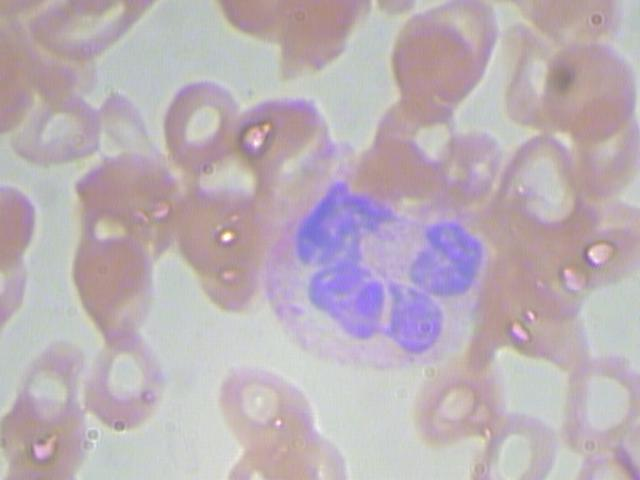
#> input picture data/raw/JPEGImages/BloodImage_00000.jpg, 640 x 480 px; its folder holds only this picture in this run
$ python L3_pomiary_better.py
#> lines starting #> are read from the running program, lines starting #| are printed output that depends on the picture; after the words box and inside, x2 and y2 are one past the last pixel; in counts of white or black regions, pixels touching at a corner belong together
#> further down, img_bgr is the input picture: shape (480, 640, 3); mean B, G, R 182.3, 175.5, 187.3
import cv2
import matplotlib.pyplot as plt
import matplotlib.patches as mpatches
import numpy as np
import pandas as pd
from skimage.measure import label, regionprops
import os

# ─────────────────────────────────────────────────────────────────────────────
# 1. ŚCIEŻKI
# ─────────────────────────────────────────────────────────────────────────────
script_dir = os.path.dirname(os.path.abspath(__file__))
images_dir = os.path.normpath(os.path.join(script_dir, "..", "data", "raw", "JPEGImages"))
labels_csv_path = os.path.normpath(os.path.join(script_dir, "..", "data", "raw", "labels.csv"))

# ─────────────────────────────────────────────────────────────────────────────
# 2. PROGI HSV
#
# Maska fioletowa (jądra komórkowe – standardowa)
lower_purple = np.array([110, 50, 40])
upper_purple = np.array([165, 255, 255])

# Maska ciemnoniebieska/granatowa – specjalnie dla limfocytów
# Jądra limfocytów są bardzo ciemne (niskie V) i bardziej niebieskie niż
# fioletowe. Zakres V=[20,130] wyklucza jasne struktury tła.
lower_lymph = np.array([100, 30, 20])
upper_lymph = np.array([145, 255, 130])

# Maska czerwona (ziarnistości eozynofilów – dwa zakresy, bo czerwień
# w HSV "zawija się" przez 0°)
lower_red1 = np.array([0,  60, 50])
upper_red1 = np.array([15, 255, 255])
lower_red2 = np.array([165, 60, 50])
upper_red2 = np.array([180, 255, 255])
# ─────────────────────────────────────────────────────────────────────────────


def segment_nucleus(img_bgr):
    """
    2etapowa segmentacja jądra komórkowego.

    e1 – maska fioletowa (Hue 110-165): działa dla neutrofili,
              eozynofilów i monocytów.
    etap2 – jeśli maska fioletowa daje mało pikseli (< 300), dokładam
              maskę granatową (Hue 100-145, niskie V) przeznaczoną dla
              limfocytów z bardzo ciemnym, zwartym jądrem.
    do tego jeśli suma nadal < 100 px, używam Otsu na kanale szarości.

    zwracane: (mask_final, mask_red, used_lymph_mask)
      - mask_final  – maska binarna jądra
      - mask_red    – maska ziarnistości czerwonych (dla eozynofilów)
      - used_lymph  – True jeśli skorzystano z maski limfocytowej
    """
    img_hsv  = cv2.cvtColor(img_bgr, cv2.COLOR_BGR2HSV)
#> img_hsv: shape (480, 640, 3); mean H, S, V 93.8, 27.4, 192.8
    img_gray = cv2.cvtColor(img_bgr, cv2.COLOR_BGR2GRAY)
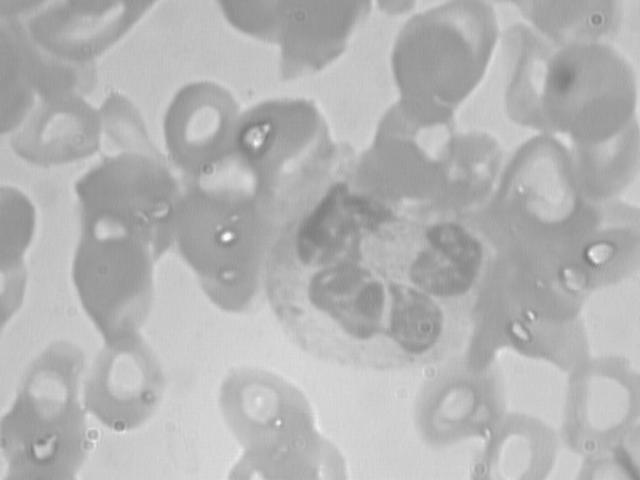
#> img_gray: shape (480, 640); min 121, max 252, mean 179.8

    kernel5 = cv2.getStructuringElement(cv2.MORPH_ELLIPSE, (5, 5))
    kernel7 = cv2.getStructuringElement(cv2.MORPH_ELLIPSE, (7, 7))

    # ── Maska fioletowa ──
    mask_purple = cv2.inRange(img_hsv, lower_purple, upper_purple)
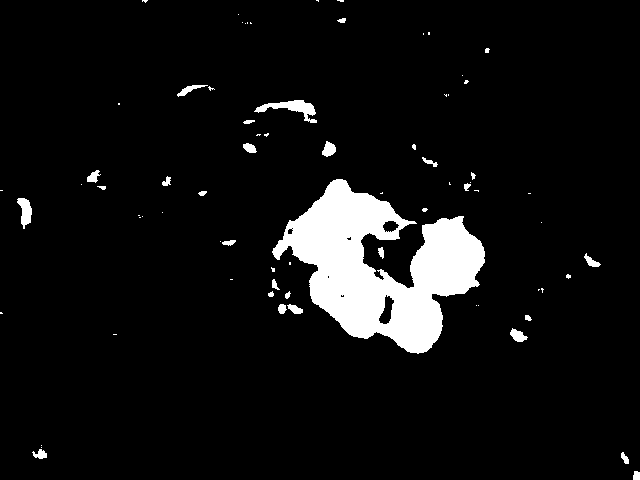
#> mask_purple: shape (480, 640); 6.8% white; 74 white regions (45 under 20 px), largest, box (x1, y1, x2, y2) and area: (272, 179, 485, 354) 18217, (254, 100, 317, 123) 534, (17, 198, 32, 229) 276
    mask_purple = cv2.morphologyEx(mask_purple, cv2.MORPH_OPEN,  kernel5)
#> mask_purple: shape (480, 640); 6.5% white; 25 white regions (4 under 20 px), largest, box (x1, y1, x2, y2) and area: (273, 179, 485, 354) 18121, (256, 100, 315, 116) 464, (18, 198, 32, 226) 264
    mask_purple = cv2.morphologyEx(mask_purple, cv2.MORPH_CLOSE, kernel7)
#> mask_purple: shape (480, 640); 6.6% white; 24 white regions (4 under 20 px), largest, box (x1, y1, x2, y2) and area: (273, 179, 485, 354) 18272, (256, 100, 315, 116) 469, (18, 198, 32, 226) 264

    # ── Maska czerwona (eozynofile) ──
    mask_r1  = cv2.inRange(img_hsv, lower_red1, upper_red1)
#> mask_r1: shape (480, 640); 0.14% white; 19 white regions (14 under 20 px), largest, box (x1, y1, x2, y2) and area: (314, 7, 334, 16) 105, (251, 122, 273, 131) 100, (568, 266, 577, 272) 41, (224, 229, 237, 237) 39, (582, 118, 590, 124) 24
    mask_r2  = cv2.inRange(img_hsv, lower_red2, upper_red2)
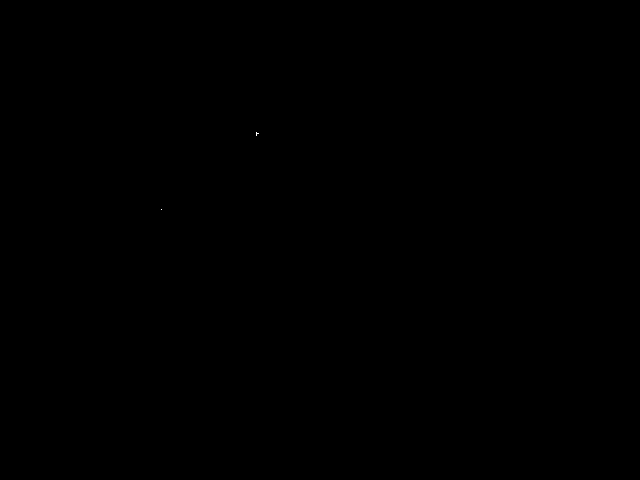
#> mask_r2: shape (480, 640); 0% white in thin lines or dots, all inside (x1, y1, x2, y2) = (161, 132, 259, 210)
    mask_red = cv2.bitwise_or(mask_r1, mask_r2)
    mask_red = cv2.morphologyEx(mask_red, cv2.MORPH_OPEN, kernel5)
#> mask_red: shape (480, 640); 0.06% white; 4 white regions (1 under 20 px)

    used_lymph = False

    if cv2.countNonZero(mask_purple) < 300:
        # ── Maska limfocytowa ──
        mask_lymph = cv2.inRange(img_hsv, lower_lymph, upper_lymph)
        mask_lymph = cv2.morphologyEx(mask_lymph, cv2.MORPH_OPEN,  kernel5)
        mask_lymph = cv2.morphologyEx(mask_lymph, cv2.MORPH_CLOSE, kernel7)

        mask_combined = cv2.bitwise_or(mask_purple, mask_lymph)

        if cv2.countNonZero(mask_combined) >= 100:
            used_lymph = True
            return mask_combined, mask_red, used_lymph

        # ── Fallback: Otsu ──
        _, mask_otsu = cv2.threshold(
            img_gray, 0, 255, cv2.THRESH_BINARY_INV + cv2.THRESH_OTSU)
        return mask_otsu, mask_red, used_lymph

    return mask_purple, mask_red, used_lymph


# ─────────────────────────────────────────────────────────────────────────────
# 3. PĘTLA GŁÓWNA – segmentacja i klasyfikacja regułowa
# ─────────────────────────────────────────────────────────────────────────────
neutrophil_list  = []
eosinophil_list  = []
monocyte_list    = []
lymphocyte_list  = []

classical_predictions = {}
#oguem file_name → dane geometryczne + typ
vis_data = {}

all_files = sorted([f for f in os.listdir(images_dir)
                    if f.lower().endswith(('.jpg', '.jpeg'))])

print("Przetwarzanie obrazów dla 4 oficjalnych klas (bez bazofili)...")

for file_name in all_files:
    img_path = os.path.join(images_dir, file_name)
    img_bgr  = cv2.imread(img_path)
    if img_bgr is None:
        continue

    mask_nucleus, mask_red, used_lymph = segment_nucleus(img_bgr)
#> used_lymph = False

    props_purple = [p for p in regionprops(label(mask_nucleus)) if p.area > 200]
#> props_purple = 3 regions; box (x1, y1, x2, y2) and area: (273, 179, 485, 354) 18272, (256, 100, 315, 116) 469, (18, 198, 32, 226) 264
    props_red    = [p for p in regionprops(label(mask_red))     if p.area > 200]
#> props_red = []

    detected_type = "UNKNOWN"

    if len(props_purple) > 0:
        main_obj   = sorted(props_purple, key=lambda x: x.area, reverse=True)[0]
        area       = main_obj.area
#> area = 18272
        perimeter  = main_obj.perimeter
#> perimeter = 1056.4
        circularity = (4 * np.pi * area) / (perimeter ** 2) if perimeter > 0 else 0
#> circularity = 0.206
        minr, minc, maxr, maxc = main_obj.bbox
#> minr = 179; minc = 273; maxr = 354; maxc = 485
        centroid_r, centroid_c = main_obj.centroid
#> centroid_r = 266.5; centroid_c = 380

        # Liczba płatów jądra (transformata dystansowa --> connected components)
        crop = mask_nucleus[minr:maxr, minc:maxc]
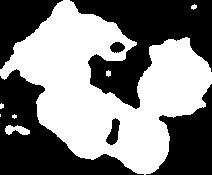
#> crop: shape (175, 212); 49.9% white; 7 white regions (3 under 20 px), largest, box (x1, y1, x2, y2) and area: (0, 0, 212, 175) 18272, (5, 125, 30, 135) 165, (106, 70, 111, 77) 27, (191, 4, 197, 10) 24
        dist = cv2.distanceTransform(np.uint8(crop > 0), cv2.DIST_L2, 5)
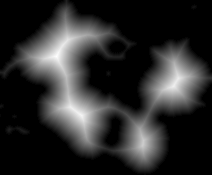
#> dist: shape (175, 212) float32; min 0, max 32.76, mean 5.7; drawn with min black and max white
        thresh_val = 0.45 * dist.max() if dist.max() > 0 else 0
#> thresh_val = 14.74
        _, peaks    = cv2.threshold(dist, thresh_val, 255, 0)
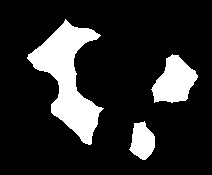
#> peaks: shape (175, 212) float32; 16.4% white; 3 white regions, box (x1, y1, x2, y2) and area: (27, 19, 104, 145) 3980, (151, 54, 198, 103) 1429, (129, 121, 155, 160) 693
        num_labels, _ = cv2.connectedComponents(np.uint8(peaks))
#> num_labels = 4
        lobes = max(1, num_labels - 1)
#> lobes = 3

        # ── REGUŁY DECYZYJNE ──────────────────────────────────────────────
        # Kolejnsic jest znaczaca:
        # 1) Eozynofil: jądro fioletowe + obecność czerwonych ziarnistości
        # 2) Neutrofil: jądro wielopłatowe (lobes>1) lub nieokrągłe (<0.55)
        # 3) Limfocyt:  mała, bardzo okrągła komórka (poluzowane progi
        #               vs oryginał, żeby wyłapać więcej prawdziwych limf.)
        # 4) Monocyt:   wszystko inne (duże, nerkowate jądro jednopłatowe)
        # ─────────────────────────────────────────────────────────────────
        if len(props_red) > 0:
            detected_type = "EOSINOPHIL"
            eosinophil_list.append({
                "Plik": file_name, "Pole [px]": area,
                "Obwód [px]": round(perimeter, 1),
                "Okrągłość": round(circularity, 3),
                "BBox": f"[{minc},{minr},{maxc},{maxr}]",
                "Centroid": f"({centroid_c:.0f},{centroid_r:.0f})"})

        elif lobes > 1 or circularity < 0.55:
            detected_type = "NEUTROPHIL"
            neutrophil_list.append({
                "Plik": file_name, "Pole [px]": area,
                "Obwód [px]": round(perimeter, 1),
                "Okrągłość": round(circularity, 3),
                "Liczba płatów": lobes,
                "BBox": f"[{minc},{minr},{maxc},{maxr}]",
                "Centroid": f"({centroid_c:.0f},{centroid_r:.0f})"})

        elif circularity >= 0.68 and area < 9000:
            # Poluzowane progi: było >=0.75 i <7500
            # Uzasadnienie: limfocyty mają okrągłe jądra (0.68–1.0)  i małą powierzchnię;
            # zaostrzony próg 0.75 wyklucza limfocyty z lekko nieregularną membraną
            detected_type = "LYMPHOCYTE"
            lymphocyte_list.append({
                "Plik": file_name, "Pole [px]": area,
                "Obwód [px]": round(perimeter, 1),
                "Okrągłość": round(circularity, 3),
                "BBox": f"[{minc},{minr},{maxc},{maxr}]",
                "Centroid": f"({centroid_c:.0f},{centroid_r:.0f})"})

        else:
            detected_type = "MONOCYTE"
            monocyte_list.append({
                "Plik": file_name, "Pole [px]": area,
                "Obwód [px]": round(perimeter, 1),
                "Okrągłość": round(circularity, 3),
                "BBox": f"[{minc},{minr},{maxc},{maxr}]",
                "Centroid": f"({centroid_c:.0f},{centroid_r:.0f})"})

        # Zachowuje dane do wizualizacji
        vis_data[file_name] = {
            "type": detected_type,
            "bbox": (minr, minc, maxr, maxc),
            "centroid": (centroid_r, centroid_c),
            "circularity": round(circularity, 3),
            "area": area,
            "lobes": lobes
        }

    classical_predictions[file_name] = detected_type

# ─────────────────────────────────────────────────────────────────────────────
# 4. TABELA WYNIKÓW
# ─────────────────────────────────────────────────────────────────────────────
df_neutrophils  = pd.DataFrame(neutrophil_list)
#> df_neutrophils = table of 1 rows and 7 columns
df_eosinophils  = pd.DataFrame(eosinophil_list)
df_monocytes    = pd.DataFrame(monocyte_list)
df_lymphocytes  = pd.DataFrame(lymphocyte_list)

print(f"\n--- RESTRUKTURYZACJA DANYCH ZAKOŃCZONA (OSTATECZNE 4 KLASY) ---")
print(f"Neutrofile: {len(df_neutrophils)} | Eozynofile: {len(df_eosinophils)} "
      f"| Monocyty: {len(df_monocytes)} | Limfocyty: {len(df_lymphocytes)}")
#| Neutrofile: 1 | Eozynofile: 0 | Monocyty: 0 | Limfocyty: 0

# Połącz wszystkie klasy w jedną zbiorczą tabelę (min. 10 wierszy)
all_records = []
for rec in neutrophil_list:
    all_records.append({**rec, "Klasa": "NEUTROPHIL"})
#> this loop made 1 pass
#> after the loop, all_records = 1 item
for rec in eosinophil_list:
    all_records.append({**rec, "Klasa": "EOSINOPHIL"})
for rec in monocyte_list:
    all_records.append({**rec, "Klasa": "MONOCYTE"})
for rec in lymphocyte_list:
    all_records.append({**rec, "Klasa": "LYMPHOCYTE"})

df_all = pd.DataFrame(all_records)
#> df_all = table of 1 rows and 8 columns

# Wybieram po max 3 z kazdej klasy
df_sample = (df_all.groupby("Klasa", group_keys=False)
             .apply(lambda g: g.head(3))
             .reset_index(drop=True))
#> df_sample = table of 1 rows and 8 columns

print("\n========= TABELA PARAMETRÓW GEOMETRYCZNYCH (próbka po 3 z klasy) =========")
print(df_sample[["Klasa", "Plik", "Pole [px]", "Obwód [px]", "Okrągłość",
                  "BBox", "Centroid"]].to_string(index=False))
#|      Klasa                 Plik  Pole [px]  Obwód [px]  Okrągłość              BBox  Centroid
#| NEUTROPHIL BloodImage_00000.jpg    18272.0      1056.4      0.206 [273,179,485,354] (380,266)

# ─────────────────────────────────────────────────────────────────────────────
# 5. WIZUALIZACJA POMIARÓW NA OBRAZACH
#    Rysuje bounding box, centroid i etykietę na 8 przykładowych obrazach
# ─────────────────────────────────────────────────────────────────────────────
COLOR_MAP = {
    "NEUTROPHIL":  (0,   200, 255),   # cyjan
    "EOSINOPHIL":  (0,   255, 0),     # zielony
    "MONOCYTE":    (255, 140, 0),     # pomarańczowy
    "LYMPHOCYTE":  (255, 0,   180),   # różowy
    "UNKNOWN":     (128, 128, 128),   # szary
}

# po 2 przykłady z każdej klasy - jesli sa dostepne
examples = {}
for fname, vd in vis_data.items():
    t = vd["type"]
    if t not in examples:
        examples[t] = []
    if len(examples[t]) < 2:
        examples[t].append(fname)
#> this loop made 1 pass
#> (fname, t) on pass 1: ('BloodImage_00000.jpg', 'NEUTROPHIL')
#> after the loop, examples = {'NEUTROPHIL': ['BloodImage_00000.jpg']}

example_list = []
for t in ["NEUTROPHIL", "EOSINOPHIL", "MONOCYTE", "LYMPHOCYTE"]:
    example_list.extend(examples.get(t, []))
#> after the loop, example_list = ['BloodImage_00000.jpg']

n_vis = min(8, len(example_list))
#> n_vis = 1
cols  = 4
rows  = (n_vis + cols - 1) // cols
#> rows = 1

fig, axes = plt.subplots(rows, cols, figsize=(cols * 4, rows * 3.5))
axes = np.array(axes).flatten()

for i in range(len(axes)):
    axes[i].axis("off")
#> this loop made 4 passes

for i, fname in enumerate(example_list[:n_vis]):
    img_bgr = cv2.imread(os.path.join(images_dir, fname))
    img_rgb = cv2.cvtColor(img_bgr, cv2.COLOR_BGR2RGB)

    vd    = vis_data[fname]
#> vd = {'type': 'NEUTROPHIL', 'bbox': (179, 273, 354, 485), 'centroid': (266.5, 380), 'circularity': 0.206, 'area': 18272, 'lobes': 3}
    dtype = vd["type"]
#> dtype = 'NEUTROPHIL'
    color_rgb = tuple(c / 255 for c in COLOR_MAP.get(dtype, (128, 128, 128)))
#> color_rgb = (0, 0.784, 1)
    minr, minc, maxr, maxc = vd["bbox"]
    cy, cx = vd["centroid"]
#> cy = 266.5; cx = 380

    ax = axes[i]
    ax.imshow(img_rgb)

    # Bounding box
    rect = mpatches.Rectangle(
        (minc, minr), maxc - minc, maxr - minr,
        linewidth=2, edgecolor=color_rgb, facecolor="none")
    ax.add_patch(rect)

    # Centroid
    ax.plot(cx, cy, "x", color=color_rgb, markersize=10, markeredgewidth=2)

    # Etykieta z parametrami
    label_txt = (f"{dtype}\n"
                 f"Area={vd['area']} px²\n"
                 f"Circ={vd['circularity']}\n"
                 f"Lobes={vd['lobes']}")
    ax.set_title(label_txt, fontsize=7.5, color="black",
                 bbox=dict(boxstyle="round,pad=0.2", fc="white", alpha=0.7))
    ax.axis("off")

# Legenda klas
legend_handles = [
    mpatches.Patch(color=tuple(c / 255 for c in v), label=k)
    for k, v in COLOR_MAP.items() if k != "UNKNOWN"
]
fig.legend(handles=legend_handles, loc="lower center",
           ncol=4, fontsize=9, frameon=True,
           title="Klasy komórek", title_fontsize=9)

plt.suptitle("Wizualizacja pomiarów geometrycznych (L3)\n"
             "Bounding box ■ | Centroid ✕ | Etykieta z parametrami",
             fontsize=11, y=1.01)
plt.tight_layout()
plt.savefig(os.path.join(script_dir, "segmentacja_klasyczna_l3.png"),
            bbox_inches="tight", dpi=150)
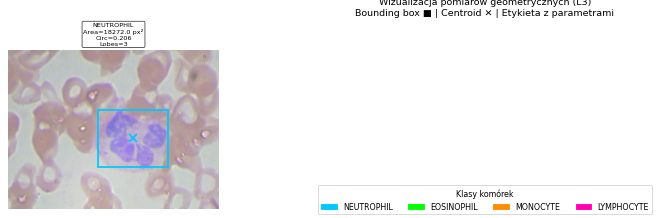
#> figure drawn by matplotlib, 1 panel
plt.show()
print("✅ Zapisano: segmentacja_klasyczna_l3.png")

# ─────────────────────────────────────────────────────────────────────────────
# 6. EWALUACJA I MACIERZ POMYŁEK
# ─────────────────────────────────────────────────────────────────────────────
if os.path.exists(labels_csv_path):
    import seaborn as sns
    from sklearn.metrics import confusion_matrix, classification_report

    df_labels = pd.read_csv(labels_csv_path)
    img_col = df_labels.columns[1]
    cat_col = df_labels.columns[2]

    df_labels["Clean_File"] = df_labels[img_col].apply(
        lambda x: (f"BloodImage_{int(x):05d}.jpg" if str(x).isdigit()
                   else f"{str(x).strip()}.jpg" if not str(x).lower().endswith(".jpg")
                   else str(x).strip()))

    detected_count     = 0
    correct_type_count = 0
    total_rows         = 0
    y_true, y_pred     = [], []
    l3_classes = ["NEUTROPHIL", "EOSINOPHIL", "MONOCYTE", "LYMPHOCYTE"]

    for _, row in df_labels.iterrows():
        true_cat = str(row[cat_col]).upper().strip()
        if true_cat == "BASOPHIL":
            continue
        total_rows += 1
        f_name   = row["Clean_File"]
        pred_cat = classical_predictions.get(f_name, "UNKNOWN")

        if pred_cat != "UNKNOWN":
            detected_count += 1
        if pred_cat == true_cat:
            correct_type_count += 1

        if true_cat in l3_classes:
            y_true.append(true_cat)
            y_pred.append(pred_cat if pred_cat in l3_classes else "UNKNOWN")

    print(f"\n=========== RAPORT ANALITYCZNY CV (4 KLASY) ==============")
    print(f"1) WYKRYWANIE OGÓŁEM: {detected_count}/{total_rows} komórek "
          f"({(detected_count / total_rows) * 100:.2f}%)")
    print(f"2) KLASYFIKACJA TYPÓW (Accuracy): "
          f"{(correct_type_count / total_rows) * 100:.2f}%")
    print(f"=================================================")

    print("\n================ RAPORT KLASYFIKACJI (L3) ================")
    print(classification_report(y_true, y_pred,
                                labels=l3_classes, zero_division=0))

    # Macierz pomyłek
    cm_labels = sorted(l3_classes)
    cm = confusion_matrix(y_true, y_pred, labels=cm_labels)

    plt.figure(figsize=(8, 6))
    sns.heatmap(cm, annot=True, fmt="d", cmap="Blues",
                xticklabels=cm_labels, yticklabels=cm_labels)
    plt.title("Macierz Pomyłek – Metoda Regułowa (L3)")
    plt.ylabel("Rzeczywista klasa")
    plt.xlabel("Predykcja")
    plt.tight_layout()
    plt.savefig(os.path.join(script_dir, "macierz_pomylek_l3.png"),
                bbox_inches="tight", dpi=150)
    plt.show()
    print("Zapisano: macierz_pomylek_l3.png")

$ run again, on data/raw/JPEGImages/BloodImage_00012.jpg
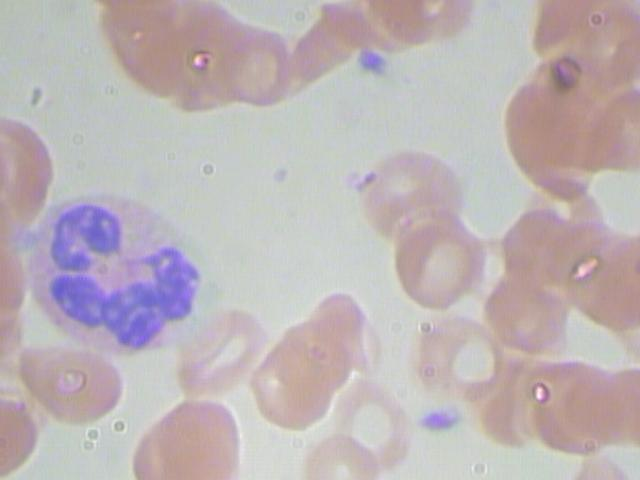
#> input picture data/raw/JPEGImages/BloodImage_00012.jpg, 640 x 480 px
#> img_bgr is the input picture: shape (480, 640, 3); mean B, G, R 182.3, 179.8, 189.4
#> img_hsv: shape (480, 640, 3); mean H, S, V 75.1, 26.2, 194.9
#> in segment_nucleus, `mask_purple = cv2.inRange(img_hsv, lower_purple, upper_purple)`:
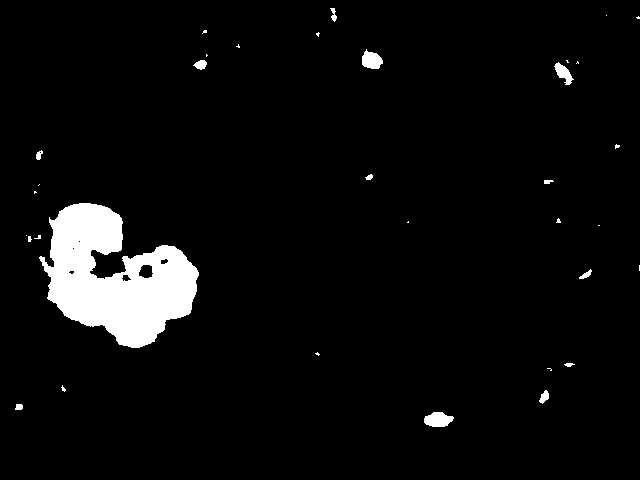
#> mask_purple: shape (480, 640); 4.8% white; 34 white regions (21 under 20 px), largest, box (x1, y1, x2, y2) and area: (39, 203, 199, 348) 13227, (424, 412, 454, 427) 332, (362, 49, 383, 69) 291
#> mask_r1: shape (480, 640); 1.1% white; 72 white regions (50 under 20 px), largest, box (x1, y1, x2, y2) and area: (521, 100, 554, 150) 929, (543, 143, 592, 167) 645, (560, 104, 586, 132) 306
#> mask_r2: shape (480, 640); 0.03% white; 4 white regions (2 under 20 px), largest, box (x1, y1, x2, y2) and area: (199, 52, 208, 62) 55, (540, 384, 548, 394) 21
#> used_lymph = False
#> props_purple = 4 regions; box (x1, y1, x2, y2) and area: (40, 203, 199, 348) 13311, (424, 412, 453, 427) 324, (362, 51, 383, 69) 285, (555, 63, 572, 85) 203
#> props_red = 3 regions; box (x1, y1, x2, y2) and area: (521, 100, 554, 150) 882, (543, 143, 592, 166) 614, (563, 108, 584, 132) 250
#> area = 13311
#> perimeter = 733.6
#> circularity = 0.311
#> minr = 203; minc = 40; maxr = 348; maxc = 199
#> centroid_r = 277.7; centroid_c = 115.1
#> crop: shape (145, 159); 57.7% white; 6 black regions, box (x1, y1, x2, y2) and area: (51, 0, 159, 76) 4771, (0, 58, 91, 145) 2576, (100, 73, 159, 145) 1420, (0, 0, 39, 56) 808, (99, 62, 112, 75) 136, (7, 56, 14, 63) 33
#> thresh_val = 15.02
#> peaks: shape (145, 159) float32; 19% white; 1 white region, box (x1, y1, x2, y2) and area: (24, 14, 142, 130) 4381
#> num_labels = 2
#> lobes = 1
#> df_eosinophils = table of 1 rows and 6 columns
#| Neutrofile: 0 | Eozynofile: 1 | Monocyty: 0 | Limfocyty: 0
#> the loop `for rec in eosinophil_list:` made 1 pass
#> after the loop `for rec in eosinophil_list:`: all_records = 1 item
#> df_all = table of 1 rows and 7 columns
#|      Klasa                 Plik  Pole [px]  Obwód [px]  Okrągłość             BBox  Centroid
#| EOSINOPHIL BloodImage_00012.jpg    13311.0       733.6      0.311 [40,203,199,348] (115,278)
#> the loop `for fname, vd in vis_data.items():` made 1 pass
#> (fname, t) on pass 1: ('BloodImage_00012.jpg', 'EOSINOPHIL')
#> after the loop `for fname, vd in vis_data.items():`: examples = {'EOSINOPHIL': ['BloodImage_00012.jpg']}
#> after the loop `for t in ["NEUTROPHIL", "EOSINOPHIL", "MONOCYTE", "LYMPHOCYTE"]:`: example_list = ['BloodImage_00012.jpg']
#> n_vis = 1
#> the loop `for i in range(len(axes)):` made 4 passes
#> `vd    = vis_data[fname]`: vd = {'type': 'EOSINOPHIL', 'bbox': (203, 40, 348, 199), 'centroid': (277.7, 115.1), 'circularity': 0.311, 'area': 13311, 'lobes': 1}
#> dtype = 'EOSINOPHIL'
#> color_rgb = (0, 1, 0)
#> cy = 277.7; cx = 115.1
#> `plt.savefig(os.path.join(script_dir, "segmentacja_klasyczna_l3.png"), ..`:
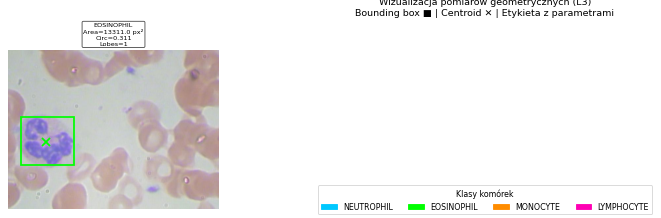
#> figure drawn by matplotlib, 1 panel
